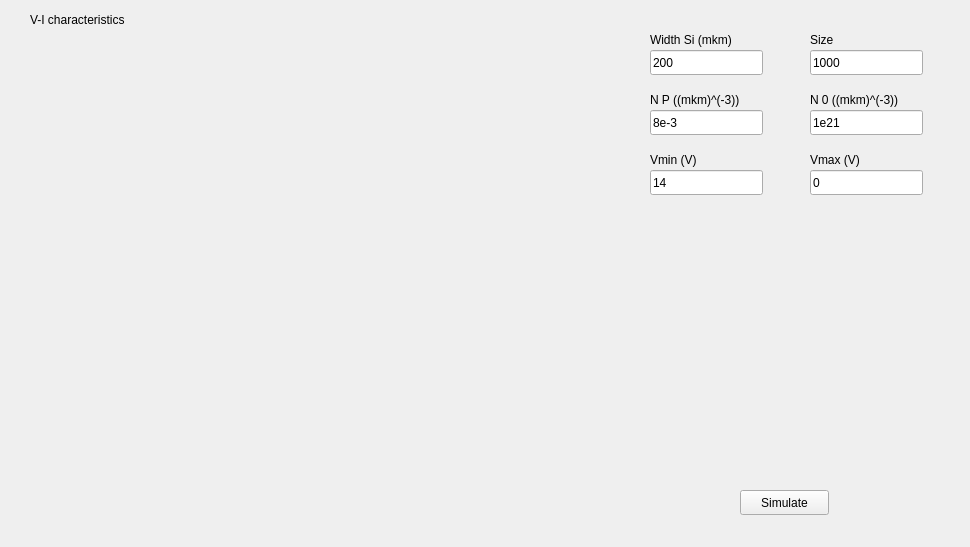
<?xml version="1.0" encoding="UTF-8"?>
<ui version="4.0">
 <class>MainWindow</class>
 <widget class="QMainWindow" name="MainWindow">
  <property name="geometry">
   <rect>
    <x>0</x>
    <y>0</y>
    <width>970</width>
    <height>547</height>
   </rect>
  </property>
  <property name="windowTitle">
   <string>Gauss Noise Filter</string>
  </property>
  <widget class="QWidget" name="centralWidget">
   <widget class="QCustomPlot" name="viPlot" native="true">
    <property name="geometry">
     <rect>
      <x>30</x>
      <y>30</y>
      <width>571</width>
      <height>491</height>
     </rect>
    </property>
   </widget>
   <widget class="QLabel" name="label_11">
    <property name="geometry">
     <rect>
      <x>30</x>
      <y>10</y>
      <width>131</width>
      <height>20</height>
     </rect>
    </property>
    <property name="text">
     <string>V-I characteristics</string>
    </property>
   </widget>
   <widget class="QPushButton" name="startBtn">
    <property name="geometry">
     <rect>
      <x>740</x>
      <y>490</y>
      <width>89</width>
      <height>25</height>
     </rect>
    </property>
    <property name="text">
     <string>Simulate</string>
    </property>
   </widget>
   <widget class="QLineEdit" name="widthSiEdit">
    <property name="geometry">
     <rect>
      <x>650</x>
      <y>50</y>
      <width>113</width>
      <height>25</height>
     </rect>
    </property>
    <property name="text">
     <string>200</string>
    </property>
   </widget>
   <widget class="QLineEdit" name="vMinEdit">
    <property name="geometry">
     <rect>
      <x>650</x>
      <y>170</y>
      <width>113</width>
      <height>25</height>
     </rect>
    </property>
    <property name="text">
     <string>14</string>
    </property>
   </widget>
   <widget class="QLineEdit" name="nPEdit">
    <property name="geometry">
     <rect>
      <x>650</x>
      <y>110</y>
      <width>113</width>
      <height>25</height>
     </rect>
    </property>
    <property name="text">
     <string>8e-3</string>
    </property>
   </widget>
   <widget class="QLineEdit" name="vMaxEdit">
    <property name="geometry">
     <rect>
      <x>810</x>
      <y>170</y>
      <width>113</width>
      <height>25</height>
     </rect>
    </property>
    <property name="text">
     <string>0</string>
    </property>
   </widget>
   <widget class="QLabel" name="label_12">
    <property name="geometry">
     <rect>
      <x>650</x>
      <y>30</y>
      <width>111</width>
      <height>20</height>
     </rect>
    </property>
    <property name="text">
     <string>Width Si (mkm)</string>
    </property>
   </widget>
   <widget class="QLabel" name="label_13">
    <property name="geometry">
     <rect>
      <x>810</x>
      <y>150</y>
      <width>111</width>
      <height>20</height>
     </rect>
    </property>
    <property name="text">
     <string>Vmax (V)</string>
    </property>
   </widget>
   <widget class="QLabel" name="label_14">
    <property name="geometry">
     <rect>
      <x>650</x>
      <y>150</y>
      <width>111</width>
      <height>20</height>
     </rect>
    </property>
    <property name="text">
     <string>Vmin (V)</string>
    </property>
   </widget>
   <widget class="QLabel" name="label_15">
    <property name="geometry">
     <rect>
      <x>650</x>
      <y>90</y>
      <width>121</width>
      <height>20</height>
     </rect>
    </property>
    <property name="text">
     <string>N P ((mkm)^(-3))</string>
    </property>
   </widget>
   <widget class="QLineEdit" name="nBEdit">
    <property name="geometry">
     <rect>
      <x>810</x>
      <y>110</y>
      <width>113</width>
      <height>25</height>
     </rect>
    </property>
    <property name="text">
     <string>1e21</string>
    </property>
   </widget>
   <widget class="QLabel" name="label_17">
    <property name="geometry">
     <rect>
      <x>810</x>
      <y>90</y>
      <width>121</width>
      <height>20</height>
     </rect>
    </property>
    <property name="text">
     <string>N 0 ((mkm)^(-3))</string>
    </property>
   </widget>
   <widget class="QLineEdit" name="sizeEdit">
    <property name="geometry">
     <rect>
      <x>810</x>
      <y>50</y>
      <width>113</width>
      <height>25</height>
     </rect>
    </property>
    <property name="text">
     <string>1000</string>
    </property>
   </widget>
   <widget class="QLabel" name="label_18">
    <property name="geometry">
     <rect>
      <x>810</x>
      <y>30</y>
      <width>131</width>
      <height>20</height>
     </rect>
    </property>
    <property name="text">
     <string>Size</string>
    </property>
   </widget>
  </widget>
 </widget>
 <layoutdefault spacing="6" margin="11"/>
 <customwidgets>
  <customwidget>
   <class>QCustomPlot</class>
   <extends>QWidget</extends>
   <header>qcustomplot.h</header>
   <container>1</container>
  </customwidget>
 </customwidgets>
 <resources/>
 <connections/>
</ui>
